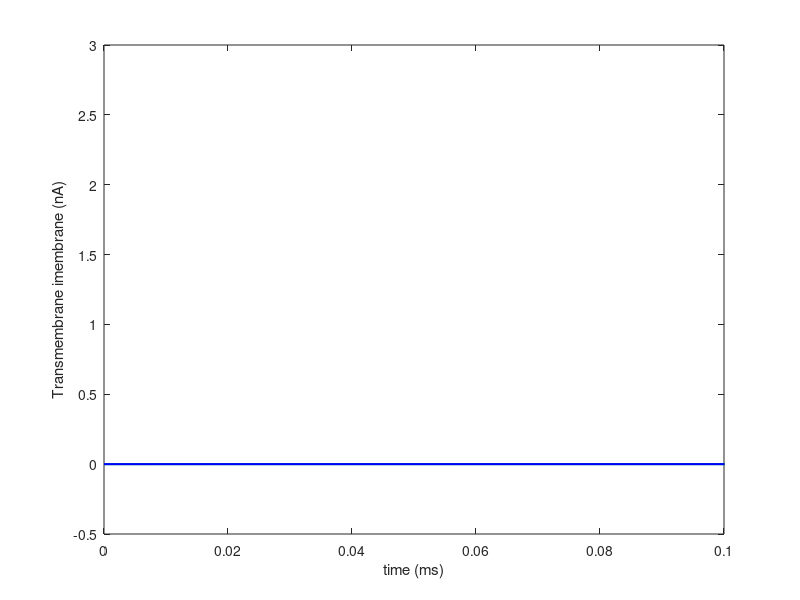
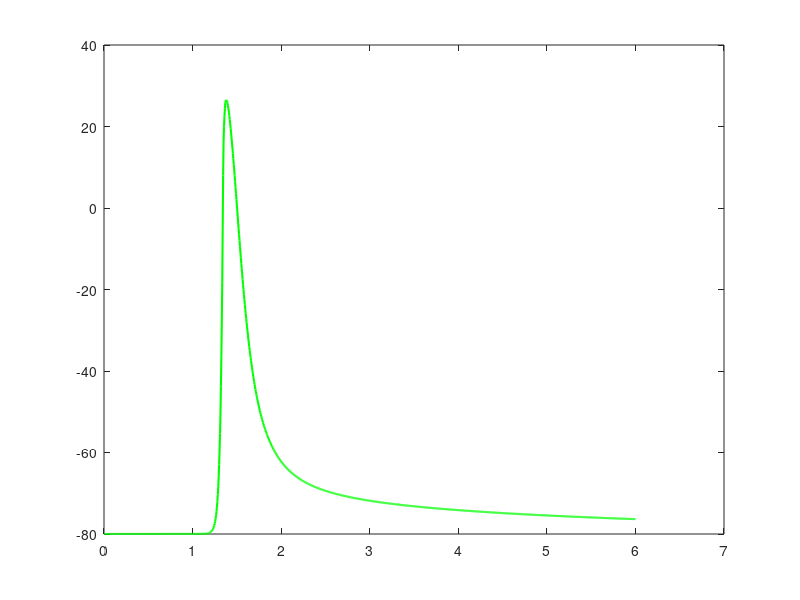

These figures' MATLAB source, in order: (Note: this script raises an error after producing the figures.)
clc
clear all
close all

%% node15 transmembrane current

clc
clear all

Surface_area_node = 2.59415600000000*pi*1e-8 ;  %cm2

node15_imembrane_05 = csvread('xg0changed_node15_imembrane_stimulateonlyAbeta0_edgedist0.1_.csv');  %(mA/cm2)

time = node15_imembrane_05(:,1)  ;

node15_imembrane_05(:,2) = node15_imembrane_05(:,2)*Surface_area_node*1e6 ; %nA





figure
plot(time , -node15_imembrane_05(:,2)  , 'g' , 'LineWidth' , 1.5)
hold on


%%%%%%%%%%%%%%%%%%%

MYSARpn1x2_node15_imembrane_05 = csvread('MYSARpn1x2_xg0changed_node15_imembrane_stimulateonlyAbeta0_edgedist0.1_.csv');

time = MYSARpn1x2_node15_imembrane_05(:,1)  ;

MYSARpn1x2_node15_imembrane_05(:,2) = MYSARpn1x2_node15_imembrane_05(:,2)*Surface_area_node*1e6 ;


plot(time , -MYSARpn1x2_node15_imembrane_05(:,2)  , 'b' , 'LineWidth' , 1.5)
hold on

xlim([0 0.1])

xlabel('time (ms)')
ylabel('Transmembrane imembrane (nA)')





%% transmembrane voltage
clc
clear all

node15_v_05 = csvread('node15_V_05_stimulateonlyAbeta0_edgedist0.1_.csv');

time = node15_v_05(:,1)  ;

figure
plot(time , node15_v_05(:,2)  , 'g' , 'LineWidth' , 1.5)
hold on




MYSARpn1x2_node15_v_05 = csvread('MYSARpn1x2_node15_V_05_stimulateonlyAbeta0_edgedist0.1_.csv');

plot(time , MYSARpn1x2_node15_v_05(:,2)  , 'b' , 'LineWidth' , 1.5)
hold on


xlim([0 0.12])

xlabel('time (ms)')
ylabel('Transmembrane V (nA)')








%% Iin  (right)
clc
clear all

Right_vext0 = csvread('vext0_Rightside_Abeta0_stimulateonlyAbeta0_edgedist0.1_.csv');

node15_v_05 = csvread('node15_V_05_stimulateonlyAbeta0_edgedist0.1_.csv');

node15_v_1 = csvread('node15_v_1_stimulateonlyAbeta0_edgedist0.1_.csv');

time = node15_v_1(:,1)  ;

Iin = ( (node15_v_05(:,2)+Right_vext0(:,56) ) - (node15_v_1(:,2) + Right_vext0(:,55)  )) / (0.066219513*1e6)   ;   % r=0.066219513 Mohm (I used function ri(x) in NEURON to find it)   mV/ohm = mA
Iin = Iin*1e6  ; %nA

figure
plot(time , Iin  , 'g' , 'LineWidth' , 1.5)
hold on

%%%%%%%%%%%%%%%%%%%%%%%%%%%% MYSA Rpn1x2


MYSARpn1x2_Right_vext0 = csvread('MYSARpn1x2_vext0_Rightside_Abeta0_stimulateonlyAbeta0_edgedist0.1_.csv');

MYSARpn1x2_node15_v_05 = csvread('MYSARpn1x2_node15_V_05_stimulateonlyAbeta0_edgedist0.1_.csv');

MYSARpn1x2_node15_v_1 = csvread('MYSARpn1x2_node15_v_1_stimulateonlyAbeta0_edgedist0.1_.csv');

time = MYSARpn1x2_node15_v_1(:,1)  ;

MYSARpn1x2_Iin = ( (MYSARpn1x2_node15_v_05(:,2)+MYSARpn1x2_Right_vext0(:,56) ) - (MYSARpn1x2_node15_v_1(:,2) + MYSARpn1x2_Right_vext0(:,55)  )) / (0.066219513*1e6)   ;    % r=0.066219513 ohm   mV/ohm = mA
MYSARpn1x2_Iin = MYSARpn1x2_Iin*1e6  ; %nA


plot(time , MYSARpn1x2_Iin  , 'b' , 'LineWidth' , 1.5)
hold on
xlim([0 0.1])
title('Iin (rightside) (nA)')
xlabel('time (ms)')
ylabel('Current (nA)')


%% Iin  (left)
clc
clear all

Left_vext0 = csvread('vext0_Leftside_Abeta0_stimulateonlyAbeta0_edgedist0.1_.csv');

node15_v_05 = csvread('node15_V_05_stimulateonlyAbeta0_edgedist0.1_.csv');

node15_v_0 = csvread('node15_v_0_stimulateonlyAbeta0_edgedist0.1_.csv');

time = node15_v_0(:,1)  ;

Iin = ( (node15_v_05(:,2)+Left_vext0(:,56) ) - (node15_v_0(:,2) + Left_vext0(:,55)  )) / (0.066219513*1e6)   ;   % r=0.066219513 Mohm   mV/ohm = mA
Iin = Iin*1e6  ; %nA

figure
plot(time , Iin  , 'g' , 'LineWidth' , 1.5)
hold on

%%%%%%%%%%%%%%%%%%%%%%%%%%%% MYSA Rpn1x2


MYSARpn1x2_Left_vext0 = csvread('MYSARpn1x2_vext0_Leftside_Abeta0_stimulateonlyAbeta0_edgedist0.1_.csv');

MYSARpn1x2_node15_v_05 = csvread('MYSARpn1x2_node15_V_05_stimulateonlyAbeta0_edgedist0.1_.csv');

MYSARpn1x2_node15_v_0 = csvread('MYSARpn1x2_node15_v_0_stimulateonlyAbeta0_edgedist0.1_.csv');

time = MYSARpn1x2_node15_v_0(:,1)  ;

MYSARpn1x2_Iin = ( (MYSARpn1x2_node15_v_05(:,2)+MYSARpn1x2_Left_vext0(:,56) ) - (MYSARpn1x2_node15_v_0(:,2) + MYSARpn1x2_Left_vext0(:,55)  )) / (0.066219513*1e6)   ;    % r=0.066219513 ohm   mV/ohm = mA
MYSARpn1x2_Iin = MYSARpn1x2_Iin*1e6  ; %nA


plot(time , MYSARpn1x2_Iin  , 'b' , 'LineWidth' , 1.5)
hold on
xlim([0 0.12])
title('Iin (leftside) (nA)')
xlabel('time (ms)')
ylabel('Current (nA)')



%% MYSA  leak current (rightside)
clc
clear all

Right_Trans_Leak = csvread('TransmembraneCurrent_Leak_Rightside_Abeta0_stimulateonlyAbeta0_edgedist0.1_.csv');

time = Right_Trans_Leak(:,1) ;

Surface_area_MYSA = 8*3*pi*1e-8 ;  %cm2

MYSA30_trans_leak = Right_Trans_Leak(:,28)   ;  % mA/cm2
MYSA30_trans_leak = MYSA30_trans_leak * Surface_area_MYSA *1e6  ;   %nA

figure
plot(time , MYSA30_trans_leak  , 'g' , 'LineWidth' , 1.5)
hold on

%%%%%%%%%%%%%%%%%%%%%%% MYSA Rpn1 x2

MYSARpn1x2_Right_Trans_Leak = csvread('MYSARpn1x2_TransmembraneCurrent_Leak_Rightside_Abeta0_stimulateonlyAbeta0_edgedist0.1_.csv');

time = MYSARpn1x2_Right_Trans_Leak(:,1) ;

Surface_area_MYSA = 8*3*pi*1e-8 ;  %cm2

MYSARpn1x2_MYSA30_trans_leak = MYSARpn1x2_Right_Trans_Leak(:,28)   ;  % mA/cm2
MYSARpn1x2_MYSA30_trans_leak = MYSARpn1x2_MYSA30_trans_leak * Surface_area_MYSA *1e6  ;   %nA

plot(time , MYSARpn1x2_MYSA30_trans_leak  , 'b' , 'LineWidth' , 1.5)
hold on

xlim([0 0.12])
title('Paranode Ileak (rightside) (nA)')
xlabel('time (ms)')
ylabel('Current (nA)')

%% MYSA  leak current (leftside)
clc
clear all

Left_Trans_Leak = csvread('TransmembraneCurrent_Leak_Leftside_Abeta0_stimulateonlyAbeta0_edgedist0.1_.csv');

time = Left_Trans_Leak(:,1) ;

Surface_area_MYSA = 8*3*pi*1e-8 ;  %cm2

MYSA29_trans_leak = Left_Trans_Leak(:,28)   ;  % mA/cm2
MYSA29_trans_leak = MYSA29_trans_leak * Surface_area_MYSA *1e6  ;   %nA

figure
plot(time , MYSA29_trans_leak  , 'g' , 'LineWidth' , 1.5)
hold on

%%%%%%%%%%%%%%%%%%%%%%% MYSA Rpn1 x2

MYSARpn1x2_Left_Trans_Leak = csvread('MYSARpn1x2_TransmembraneCurrent_Leak_Leftside_Abeta0_stimulateonlyAbeta0_edgedist0.1_.csv');

time = MYSARpn1x2_Left_Trans_Leak(:,1) ;

Surface_area_MYSA = 8*3*pi*1e-8 ;  %cm2

MYSARpn1x2_MYSA29_trans_leak = MYSARpn1x2_Left_Trans_Leak(:,28)   ;  % mA/cm2
MYSARpn1x2_MYSA29_trans_leak = MYSARpn1x2_MYSA29_trans_leak * Surface_area_MYSA *1e6  ;   %nA

plot(time , MYSARpn1x2_MYSA29_trans_leak  , 'b' , 'LineWidth' , 1.5)
hold on

xlim([0 0.12])
title('Paranode Ileak (leftside) (nA)')
xlabel('time (ms)')
ylabel('Current (nA)')


%%  periaxonal current (Ip)  rightside

clc
clear all


Rpn0 = 429128.527578172*1e6*1e-4 ;  %ohm/micron   node

Right_vext0 = csvread('vext0_Rightside_Abeta0_stimulateonlyAbeta0_edgedist0.1_.csv');
time = Right_vext0(:,1)  ;

Ip = (Right_vext0(:,55) - Right_vext0(:,56)) / Rpn0   ; %mA.micron
Ip = Ip/0.5  ;  %mA
Ip = Ip*1e6  ;  %nA


figure
plot(time , Ip  , 'g' , 'LineWidth' , 1.5)
hold on


%%%%%%%%%%%%%%%%%%%%%%% MYSA Rpn1 x2

MYSARpn1x2_Right_vext0 = csvread('MYSARpn1x2_vext0_Rightside_Abeta0_stimulateonlyAbeta0_edgedist0.1_.csv');
time = MYSARpn1x2_Right_vext0(:,1)  ;

MYSARpn1x2_Ip = (MYSARpn1x2_Right_vext0(:,55) - MYSARpn1x2_Right_vext0(:,56)) / Rpn0   ; %mA.micron
MYSARpn1x2_Ip = MYSARpn1x2_Ip/0.5  ;  %mA
MYSARpn1x2_Ip = MYSARpn1x2_Ip*1e6  ;  %nA


plot(time , MYSARpn1x2_Ip  , 'b' , 'LineWidth' , 1.5)
hold on


xlim([0 1])
title('Periaxonal current (rightside) (nA)')
xlabel('time (ms)')
ylabel('Current (nA)')

%% periaxonal current (Ip)  leftside


clc
clear all


Rpn0 = 429128.527578172*1e6*1e-4 ;  %ohm/micron   node

Left_vext0 = csvread('vext0_Leftside_Abeta0_stimulateonlyAbeta0_edgedist0.1_.csv');
time = Left_vext0(:,1)  ;

Ip = (Left_vext0(:,55) - Left_vext0(:,56)) / Rpn0   ; %mA.micron
Ip = Ip/0.5  ;  %mA
Ip = Ip*1e6  ;  %nA


figure
plot(time , Ip  , 'g' , 'LineWidth' , 1.5)
hold on


%%%%%%%%%%%%%%%%%%%%%%% MYSA Rpn1 x2

MYSARpn1x2_Left_vext0 = csvread('MYSARpn1x2_vext0_Leftside_Abeta0_stimulateonlyAbeta0_edgedist0.1_.csv');
time = MYSARpn1x2_Left_vext0(:,1)  ;

MYSARpn1x2_Ip = (MYSARpn1x2_Left_vext0(:,55) - MYSARpn1x2_Left_vext0(:,56)) / Rpn0   ; %mA.micron
MYSARpn1x2_Ip = MYSARpn1x2_Ip/0.5  ;  %mA
MYSARpn1x2_Ip = MYSARpn1x2_Ip*1e6  ;  %nA


plot(time , MYSARpn1x2_Ip  , 'b' , 'LineWidth' , 1.5)
hold on


xlim([0 0.12])
title('Periaxonal current (leftside) (nA)')
xlabel('time (ms)')
ylabel('Current (nA)')


%%  Ileak of myelin  (rightside)

clc
clear all

mygm=0.001  ;
nl = 104 ;
xg0_MYSA  = (mygm/(nl*2))*1e-8 ;  %S/micron2


Right_vext0 = csvread('vext0_Rightside_Abeta0_stimulateonlyAbeta0_edgedist0.1_.csv');
Right_vext1 = csvread('vext1_Rightside_Abeta0_stimulateonlyAbeta0_edgedist0.1_.csv');


time = Right_vext0(:,1)  ;

myelin30_Il = (Right_vext0(:,54) - Right_vext1(:,54))* xg0_MYSA  ;  %mA/micron2

myelin30_Il = myelin30_Il* 3*pi*8 ;  %mA

myelin30_Il = myelin30_Il *1e6  ;  %nA


figure

plot(time , myelin30_Il  , 'g' , 'LineWidth' , 1.5)
hold on


xlim([0 0.12])
title('Ileak of myelin (rightside) (nA)')
xlabel('time (ms)')
ylabel('Current (nA)')




%%%%%%%%%%%%%%%%%%%%%%% MYSA Rpn1 x2

clc
clear all

mygm=0.001  ;
nl = 104 ;
xg0_MYSA  = (mygm/(nl*2))*1e-8 ;  %S/micron2


MYSARpn1x2_Right_vext0 = csvread('MYSARpn1x2_vext0_Rightside_Abeta0_stimulateonlyAbeta0_edgedist0.1_.csv');
MYSARpn1x2_Right_vext1 = csvread('MYSARpn1x2_vext1_Rightside_Abeta0_stimulateonlyAbeta0_edgedist0.1_.csv');


time = MYSARpn1x2_Right_vext0(:,1)  ;

MYSARpn1x2_myelin30_Il = (MYSARpn1x2_Right_vext0(:,54) - MYSARpn1x2_Right_vext1(:,54))* xg0_MYSA  ;  %mA/micron2

MYSARpn1x2_myelin30_Il = MYSARpn1x2_myelin30_Il* 3*pi*8 ;  %mA

MYSARpn1x2_myelin30_Il = MYSARpn1x2_myelin30_Il *1e6  ;  %nA



plot(time , MYSARpn1x2_myelin30_Il  , 'b' , 'LineWidth' , 1.5)
hold on




%%  Ileak of myelin  (leftside)


clc
clear all

mygm=0.001  ;
nl = 104 ;
xg0_MYSA  = (mygm/(nl*2))*1e-8 ;  %S/micron2


Left_vext0 = csvread('vext0_Leftside_Abeta0_stimulateonlyAbeta0_edgedist0.1_.csv');
Left_vext1 = csvread('vext1_Leftside_Abeta0_stimulateonlyAbeta0_edgedist0.1_.csv');


time = Left_vext0(:,1)  ;

myelin29_Il = (Left_vext0(:,54) - Left_vext1(:,54))* xg0_MYSA  ;  %mA/micron2

myelin29_Il = myelin29_Il* 3*pi*8 ;  %mA

myelin29_Il = myelin29_Il *1e6  ;  %nA


figure

plot(time , myelin29_Il  , 'g' , 'LineWidth' , 1.5)
hold on


xlim([0 0.12])
title('Ileak of myelin (Leftside) (nA)')
xlabel('time (ms)')
ylabel('Current (nA)')




%%%%%%%%%%%%%%%%%%%%%%% MYSA Rpn1 x2

clc
clear all

mygm=0.001  ;
nl = 104 ;
xg0_MYSA  = (mygm/(nl*2))*1e-8 ;  %S/micron2


MYSARpn1x2_Left_vext0 = csvread('MYSARpn1x2_vext0_Leftside_Abeta0_stimulateonlyAbeta0_edgedist0.1_.csv');
MYSARpn1x2_Right_vext1 = csvread('MYSARpn1x2_vext1_Leftside_Abeta0_stimulateonlyAbeta0_edgedist0.1_.csv');


time = MYSARpn1x2_Left_vext0(:,1)  ;

MYSARpn1x2_myelin29_Il = (MYSARpn1x2_Left_vext0(:,54) - MYSARpn1x2_Right_vext1(:,54))* xg0_MYSA  ;  %mA/micron2

MYSARpn1x2_myelin29_Il = MYSARpn1x2_myelin29_Il* 3*pi*8 ;  %mA

MYSARpn1x2_myelin29_Il = MYSARpn1x2_myelin29_Il *1e6  ;  %nA



plot(time , MYSARpn1x2_myelin29_Il  , 'b' , 'LineWidth' , 1.5)
hold on



%% Longitudinal current  (rightside)


clc
clear all


xr = 95769.75706051444*1e6*1e-4 ;   %ohm/micron  node

Right_vext1 = csvread('vext1_Rightside_Abeta0_stimulateonlyAbeta0_edgedist0.1_.csv');
time = Right_vext1(:,1)  ;

IL = (Right_vext1(:,55) - Right_vext1(:,56)) / xr   ; %mA.micron
IL = IL/0.5  ;  %mA
IL = IL*1e6  ;  %nA


figure
plot(time , IL  , 'g' , 'LineWidth' , 1.5)
hold on


%%%%%%%%%%%%%%%%%%%%%%% MYSA Rpn1 x2

MYSARpn1x2_Right_vext1 = csvread('MYSARpn1x2_vext1_Rightside_Abeta0_stimulateonlyAbeta0_edgedist0.1_.csv');
time = MYSARpn1x2_Right_vext1(:,1)  ;

MYSARpn1x2_IL = (MYSARpn1x2_Right_vext1(:,55) - MYSARpn1x2_Right_vext1(:,56)) / xr   ; %mA.micron
MYSARpn1x2_IL = MYSARpn1x2_IL/0.5  ;  %mA
MYSARpn1x2_IL = MYSARpn1x2_IL*1e6  ;  %nA


plot(time , MYSARpn1x2_IL  , 'b' , 'LineWidth' , 1.5)
hold on


xlim([0 0.12])
title('Longitudinal current (rightside) (nA)')
xlabel('time (ms)')
ylabel('Current (nA)')


%% Longitudinal current  (leftside)


clc
clear all


xr = 95769.75706051444*1e6*1e-4 ;   %ohm/micron  node

Left_vext1 = csvread('vext1_Leftside_Abeta0_stimulateonlyAbeta0_edgedist0.1_.csv');
time = Left_vext1(:,1)  ;

IL = (Left_vext1(:,55) - Left_vext1(:,56)) / xr   ; %mA.micron
IL = IL/0.5  ;  %mA
IL = IL*1e6  ;  %nA


figure
plot(time , IL  , 'g' , 'LineWidth' , 1.5)
hold on


%%%%%%%%%%%%%%%%%%%%%%% MYSA Rpn1 x2

MYSARpn1x2_Left_vext1 = csvread('MYSARpn1x2_vext1_Leftside_Abeta0_stimulateonlyAbeta0_edgedist0.1_.csv');
time = MYSARpn1x2_Left_vext1(:,1)  ;

MYSARpn1x2_IL = (MYSARpn1x2_Left_vext1(:,55) - MYSARpn1x2_Left_vext1(:,56)) / xr  ; %mA.micron
MYSARpn1x2_IL = MYSARpn1x2_IL/0.5  ;  %mA
MYSARpn1x2_IL = MYSARpn1x2_IL*1e6  ;  %nA


plot(time , MYSARpn1x2_IL  , 'b' , 'LineWidth' , 1.5)
hold on


xlim([0 0.12])
title('Longitudinal current (leftside) (nA)')
xlabel('time (ms)')
ylabel('Current (nA)')



%% I transverse 

XG =  7.08e+04 *1e-8  ;   %S/micron2

Left_vext0 = csvread('vext0_Leftside_Abeta0_stimulateonlyAbeta0_edgedist0.1_.csv');
Left_vext1 = csvread('vext1_Leftside_Abeta0_stimulateonlyAbeta0_edgedist0.1_.csv');

time = Left_vext0(:,1) ;


IT = (Left_vext1(:,56) - Left_vext0(:,56)) * XG  ; %mA/micron2

IT = IT* 2.594156*pi ;  %mA
IT = IT*1e6 ; %nA


figure
plot(time , IT  , 'g' , 'LineWidth' , 1.5)
hold on


xlim([0 0.12])
title('IT ( (nA)')
xlabel('time (ms)')
ylabel('Current (nA)')


%%%%%%%%%%%%%%%%%%%%%%% MYSA Rpn1 x2

MYSARpn1x2_Left_vext0 = csvread('MYSARpn1x2_vext0_Leftside_Abeta0_stimulateonlyAbeta0_edgedist0.1_.csv');
MYSARpn1x2_Left_vext1 = csvread('MYSARpn1x2_vext1_Leftside_Abeta0_stimulateonlyAbeta0_edgedist0.1_.csv');



MYSARpn1x2_IT = (MYSARpn1x2_Left_vext1(:,56) - MYSARpn1x2_Left_vext0(:,56)) * XG  ; %mA/micron2

MYSARpn1x2_IT = MYSARpn1x2_IT* 2.594156*pi ;  %mA
MYSARpn1x2_IT = MYSARpn1x2_IT*1e6 ; %nA



plot(time , MYSARpn1x2_IT  , 'b' , 'LineWidth' , 1.5)
hold on




%%  I boundary 

clc
clear all


Surface_area_node = 2.59415600000000*pi ;  %micron2
Right_vext1 = csvread('vext1_Rightside_Abeta0_stimulateonlyAbeta0_edgedist0.1_.csv');

time = Right_vext1(:,1)  ;


B =  csvread('Boundary_stimulateonlyAbeta0_edgedist0.1_.csv');


I_boundary = (B(:,2)-Right_vext1(:,56))*16.1*1e-8   ;
I_boundary = I_boundary * Surface_area_node*1e6  ; 


figure
plot(time , I_boundary ,'b' , 'LineWidth' , 2)
hold on



%%%%%%%%%%%%%%%%%%%  MYSA Rpn1 x2


Surface_area_node = 2.59415600000000*pi ;  %micron2
MYSARpn1x2_Right_vext1 = csvread('MYSARpn1x2_vext1_Rightside_Abeta0_stimulateonlyAbeta0_edgedist0.1_.csv');

time = MYSARpn1x2_Right_vext1(:,1)  ;


MYSARpn1x2_B =  csvread('MYSARpn1x2_Boundary_stimulateonlyAbeta0_edgedist0.1_.csv');


MYSARpn1x2_I_boundary = (MYSARpn1x2_B(:,2) - MYSARpn1x2_Right_vext1(:,56))*16.1*1e-8   ;
MYSARpn1x2_I_boundary = MYSARpn1x2_I_boundary * Surface_area_node*1e6  ; 


plot(time , MYSARpn1x2_I_boundary ,'g' , 'LineWidth' , 2)


xlabel('time(ms)')
ylabel('I-boundary (nA)')
xlim([0 0.12])


%%  node ina

clc
clear all

Surface_area_node = 2.59415600000000*pi*1e-8 ;  %cm2

node_inaa = csvread('ina_Node15Abeta0_stimulateonlyAbeta0_edgedist0.1_.csv');  %mA/cm2

time = node_inaa(:,1)  ;

node_ina = node_inaa(:,2)*Surface_area_node*1e6  ;


figure
plot(time , -node_ina ,'g' , 'LineWidth' , 2)
xlabel('time(ms)')
ylabel('node,ina (nA)')
xlim([0 0.12])
hold on


%%%%%%%%%%%%%%%%%%%% MYSA Rpn1 *2

Surface_area_node = 2.59415600000000*pi*1e-8 ;  %cm2

MYSARpn1x2_node_inaa = csvread('MYSARpn1x2_ina_Node15Abeta0_stimulateonlyAbeta0_edgedist0.1_.csv');  %mA/cm2

time = MYSARpn1x2_node_inaa(:,1)  ;

MYSARpn1x2_node_ina = MYSARpn1x2_node_inaa(:,2)*Surface_area_node*1e6  ;



plot(time , -MYSARpn1x2_node_ina , 'b' , 'LineWidth' , 2)
xlabel('time(ms)')
ylabel('node,ina (nA)')



%% current from a nearby fiber


clc
clear all

Surface_area_node = 2.59415600000000*pi ;  %micron2

XG =  7.08e+04 *1e-8  ;   %S/micron2

Right_vext1 = csvread('vext1_Rightside_Abeta0_stimulateonlyAbeta0_edgedist0.1_.csv');

time = Right_vext1(:,1)  ;

N =  csvread('vext1_Abeta1_stimulateonlyAbeta0_edgedist0.1_.csv');


I_nearby = (Right_vext1(:,56)-N(:,2))*XG   ;
I_nearby = I_nearby * Surface_area_node*1e6  ; 

figure
plot(time , -I_nearby ,'g' , 'LineWidth' , 2)
hold on

xlabel('time(ms)')
ylabel('I-nearby (nA)')
xlim([0 1])

%%%%%%%%%%%%%%%%%%%%%%%%%%%%% MYSA Rpn1 *2

clc
clear all

Surface_area_node = 2.59415600000000*pi ;  %micron2


XG =  7.08e+04 *1e-8  ;   %S/micron2

MYSARpn1x2_Right_vext1 = csvread('MYSARpn1x2_vext1_Rightside_Abeta0_stimulateonlyAbeta0_edgedist0.1_.csv');

time = MYSARpn1x2_Right_vext1(:,1)  ;

MYSARpn1x2_N =  csvread('MYSARpn1x2_vext1_Abeta1_stimulateonlyAbeta0_edgedist0.1_.csv');


MYSARpn1x2_I_nearby = (MYSARpn1x2_Right_vext1(:,56)-MYSARpn1x2_N(:,2))*XG   ;
MYSARpn1x2_I_nearby = MYSARpn1x2_I_nearby * Surface_area_node*1e6  ; 


plot(time , -MYSARpn1x2_I_nearby ,'b' , 'LineWidth' , 2)
hold on

xlabel('time(ms)')
ylabel('I-nearby (nA)')







%%  Original:  Ip(right) + Ip(left) + It

clc
clear all



Rpn0 = 429128.527578172*1e6*1e-4 ;  %ohm/micron   node

Right_vext0 = csvread('vext0_Rightside_Abeta0_stimulateonlyAbeta0_edgedist0.1_.csv');
time = Right_vext0(:,1)  ;

Right_Ip = (Right_vext0(:,55) - Right_vext0(:,56)) / Rpn0   ; %mA.micron
Right_Ip = Right_Ip/0.5  ;  %mA
Right_Ip = Right_Ip*1e6  ;  %nA



Rpn0 = 429128.527578172*1e6*1e-4 ;  %ohm/micron   node

Left_vext0 = csvread('vext0_Leftside_Abeta0_stimulateonlyAbeta0_edgedist0.1_.csv');


Left_Ip = (Left_vext0(:,55) - Left_vext0(:,56)) / Rpn0   ; %mA.micron
Left_Ip = Left_Ip/0.5  ;  %mA
Left_Ip = Left_Ip*1e6  ;  %nA



XG =  7.08e+04 *1e-8  ;   %S/micron2

Left_vext0 = csvread('vext0_Leftside_Abeta0_stimulateonlyAbeta0_edgedist0.1_.csv');
Left_vext1 = csvread('vext1_Leftside_Abeta0_stimulateonlyAbeta0_edgedist0.1_.csv');




IT = (Left_vext1(:,56) - Left_vext0(:,56)) * XG  ; %mA/micron2

IT = IT* 2.594156*pi ;  %mA
IT = IT*1e6 ; %nA


I_sum = Left_Ip + Right_Ip + IT  ;


figure
plot(time , I_sum ,'g' , 'LineWidth' , 2)
hold on

xlim([0 0.12])
title('Sum current (rightside) (nA)')
xlabel('time (ms)')
ylabel('Current (nA)')


%%%%%%%%%%%%%%%%%%%%%%%%%%%%%%%%%%%%%%%%%%%%% MYSA Rpn1x2    Ip(right) + Ip(left) + It



MYSARpn1x2_Right_vext0 = csvread('MYSARpn1x2_vext0_Rightside_Abeta0_stimulateonlyAbeta0_edgedist0.1_.csv');
time = MYSARpn1x2_Right_vext0(:,1)  ;

Right_MYSARpn1x2_Ip = (MYSARpn1x2_Right_vext0(:,55) - MYSARpn1x2_Right_vext0(:,56)) / Rpn0   ; %mA.micron
Right_MYSARpn1x2_Ip = Right_MYSARpn1x2_Ip/0.5  ;  %mA
Right_MYSARpn1x2_Ip = Right_MYSARpn1x2_Ip*1e6  ;  %nA




MYSARpn1x2_Left_vext0 = csvread('MYSARpn1x2_vext0_Leftside_Abeta0_stimulateonlyAbeta0_edgedist0.1_.csv');
time = MYSARpn1x2_Left_vext0(:,1)  ;

Left_MYSARpn1x2_Ip = (MYSARpn1x2_Left_vext0(:,55) - MYSARpn1x2_Left_vext0(:,56)) / Rpn0   ; %mA.micron
Left_MYSARpn1x2_Ip = Left_MYSARpn1x2_Ip/0.5  ;  %mA
Left_MYSARpn1x2_Ip = Left_MYSARpn1x2_Ip*1e6  ;  %nA


MYSARpn1x2_Left_vext0 = csvread('MYSARpn1x2_vext0_Leftside_Abeta0_stimulateonlyAbeta0_edgedist0.1_.csv');
MYSARpn1x2_Left_vext1 = csvread('MYSARpn1x2_vext1_Leftside_Abeta0_stimulateonlyAbeta0_edgedist0.1_.csv');



MYSARpn1x2_IT = (MYSARpn1x2_Left_vext1(:,56) - MYSARpn1x2_Left_vext0(:,56)) * XG  ; %mA/micron2

MYSARpn1x2_IT = MYSARpn1x2_IT* 2.594156*pi ;  %mA
MYSARpn1x2_IT = MYSARpn1x2_IT*1e6 ; %nA


MYSARpn1x2_I_sum = Left_MYSARpn1x2_Ip + Right_MYSARpn1x2_Ip + MYSARpn1x2_IT  ;

plot(time , MYSARpn1x2_I_sum ,'b' , 'LineWidth' , 2)

%% validating current calculations:  IT = IL (right) + IL (left) +IB + Inearby


clc
clear all
% close all

XG =  7.08e+04 *1e-8  ;   %S/micron2

Left_vext0 = csvread('vext0_Leftside_Abeta0_stimulateonlyAbeta0_edgedist0.1_.csv');
Left_vext1 = csvread('vext1_Leftside_Abeta0_stimulateonlyAbeta0_edgedist0.1_.csv');




IT = (Left_vext1(:,56) - Left_vext0(:,56)) * XG  ; %mA/micron2

IT = IT* 2.594156*pi ;  %mA
IT = IT*1e6 ; %nA



xr = 95769.75706051444*1e6*1e-4 ;   %ohm/micron  node

Right_vext1 = csvread('vext1_Rightside_Abeta0_stimulateonlyAbeta0_edgedist0.1_.csv');
time = Right_vext1(:,1)  ;

IL_right = (Right_vext1(:,55) - Right_vext1(:,56)) / xr   ; %mA.micron
IL_right = IL_right/0.5  ;  %mA
IL_right = IL_right*1e6  ;  %nA


xr = 95769.75706051444*1e6*1e-4 ;   %ohm/micron  node

Left_vext1 = csvread('vext1_Leftside_Abeta0_stimulateonlyAbeta0_edgedist0.1_.csv');


IL_left = (Left_vext1(:,55) - Left_vext1(:,56)) / xr   ; %mA.micron
IL_left = IL_left/0.5  ;  %mA
IL_left = IL_left*1e6  ;  %nA


Surface_area_node = 2.59415600000000*pi ;  %micron2

XG =  7.08e+04 *1e-8  ;   %S/micron2

Right_vext1 = csvread('vext1_Rightside_Abeta0_stimulateonlyAbeta0_edgedist0.1_.csv');


N =  csvread('vext1_Abeta1_stimulateonlyAbeta0_edgedist0.1_.csv');


I_nearby = (Right_vext1(:,56)-N(:,2))*XG   ;
I_nearby = I_nearby * Surface_area_node*1e6  ;


Surface_area_node = 2.59415600000000*pi ;  %micron2
Right_vext1 = csvread('vext1_Rightside_Abeta0_stimulateonlyAbeta0_edgedist0.1_.csv');




B =  csvread('Boundary_stimulateonlyAbeta0_edgedist0.1_.csv');


I_boundary = (B(:,2)-Right_vext1(:,56))*16.1*1e-8   ;
I_boundary = I_boundary * Surface_area_node*1e6  ; 



figure
plot( time , IT , 'm'  , 'LineWidth' , 2)
hold on

plot( time , IL_right + IL_left - I_nearby + I_boundary , 'c'  , 'LineWidth' , 2)
xlim([0 1])
